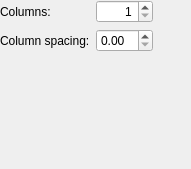
<?xml version="1.0" encoding="UTF-8"?>
<ui version="4.0">
 <class>KWDocumentColumns</class>
 <widget class="QWidget" name="KWDocumentColumns">
  <property name="geometry">
   <rect>
    <x>0</x>
    <y>0</y>
    <width>191</width>
    <height>169</height>
   </rect>
  </property>
  <layout class="QGridLayout">
   <property name="margin">
    <number>0</number>
   </property>
   <property name="spacing">
    <number>6</number>
   </property>
   <item row="2" column="0" colspan="2">
    <spacer>
     <property name="orientation">
      <enum>Qt::Vertical</enum>
     </property>
     <property name="sizeHint" stdset="0">
      <size>
       <width>121</width>
       <height>61</height>
      </size>
     </property>
    </spacer>
   </item>
   <item row="0" column="2" rowspan="3">
    <widget class="QWidget" name="previewPane" native="true">
     <property name="sizePolicy">
      <sizepolicy hsizetype="Preferred" vsizetype="Preferred">
       <horstretch>1</horstretch>
       <verstretch>0</verstretch>
      </sizepolicy>
     </property>
    </widget>
   </item>
   <item row="1" column="1">
    <widget class="KoUnitDoubleSpinBox" name="spacing"/>
   </item>
   <item row="0" column="1">
    <widget class="QSpinBox" name="columns">
     <property name="alignment">
      <set>Qt::AlignRight|Qt::AlignTrailing|Qt::AlignVCenter</set>
     </property>
     <property name="minimum">
      <number>1</number>
     </property>
    </widget>
   </item>
   <item row="0" column="0">
    <widget class="QLabel" name="columnsLabel">
     <property name="sizePolicy">
      <sizepolicy hsizetype="Fixed" vsizetype="Preferred">
       <horstretch>0</horstretch>
       <verstretch>0</verstretch>
      </sizepolicy>
     </property>
     <property name="text">
      <string>Columns:</string>
     </property>
     <property name="buddy">
      <cstring>columns</cstring>
     </property>
    </widget>
   </item>
   <item row="1" column="0">
    <widget class="QLabel" name="spacingLabel">
     <property name="text">
      <string>Column spacing:</string>
     </property>
     <property name="buddy">
      <cstring>spacing</cstring>
     </property>
    </widget>
   </item>
  </layout>
 </widget>
 <customwidgets>
  <customwidget>
   <class>KoUnitDoubleSpinBox</class>
   <extends>QDoubleSpinBox</extends>
   <header>KoUnitDoubleSpinBox.h</header>
  </customwidget>
 </customwidgets>
 <tabstops>
  <tabstop>columns</tabstop>
  <tabstop>spacing</tabstop>
 </tabstops>
 <resources/>
 <connections/>
</ui>
